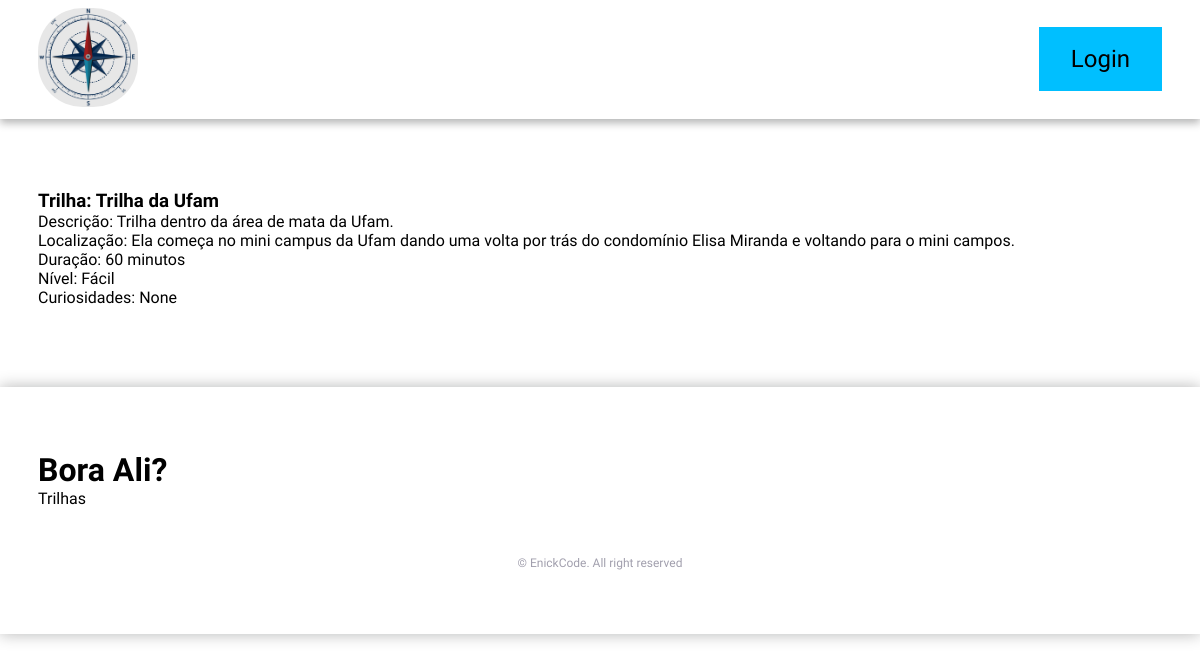
The page /1 on the database its author committed.
### BoraAli/models.py (models this page shows)
class Trilha(models.Model):
    nome_trilha = models.CharField(max_length=200)
    descricao = models.TextField()
    localizacao = models.TextField()
    duracao = models.IntegerField()
    nivel = models.CharField(max_length=20)
    curiosidades = models.CharField(max_length=400, blank=True, null=True)
    data_criacao = models.DateTimeField(default=datetime.now, blank=True)

### BoraAli/views.py (the view)
# urls.py: path('<int:trilha_id>', views.trilha, name='trilha'),
def trilha(request, trilha_id):
    trilha = get_object_or_404(Trilha, pk=trilha_id)
    trilha_a_exibir = {
        'trilha': trilha
    }
    return render(request, 'trilha.html', trilha_a_exibir)

### BoraAli/templates/trilha.html
{% extends 'base.html' %}
{% block content %}
{% include 'partials/menu.html' %}
<br/><br/><br/><br/><br/><br/><br/><br/><br/><br/>
<section class="trilha container">
  <div class="trilha__content">
    <h3 class="trilha__title">Trilha: {{ trilha.nome_trilha }}</h3>
    <p class="card__description">Descrição: {{ trilha.descricao }}</p>
    <p class="card__location">Localização: {{ trilha.localizacao }}</p>
    <p class="card__duration">Duração: {{ trilha.duracao }} minutos </p>
    <p class="card__dificult-level">Nível: {{ trilha.nivel }}</p>
    <p class="card__curiosity">Curiosidades: {{ trilha.curiosidades }}</p>
  </div>
</section>
{% include 'partials/footer.html' %}
{% endblock content %}

### ProjectBase/static/style.css (style rules this page uses)
:root { --first-color: #00bfff; --body-font: 'Red Hat Display', sans-serif; }
* { box-sizing: border-box; padding: 0; margin: 0; }
body, button { font-family: var(--body-font); }
html { scroll-behavior: smooth; }
.container { max-width: 1124px; margin-right: auto; margin-left: auto; }

### rows shown on the page
Trilha: nome_trilha "Trilha da Ufam", descricao "Trilha dentro da área de mata da Ufam.", localizacao "Ela começa no mini campus da Ufam dando uma volta por trás do condomínio Elisa Miranda e voltando para o mini campos.", duracao "60", nivel "Fácil", curiosidades "None"
